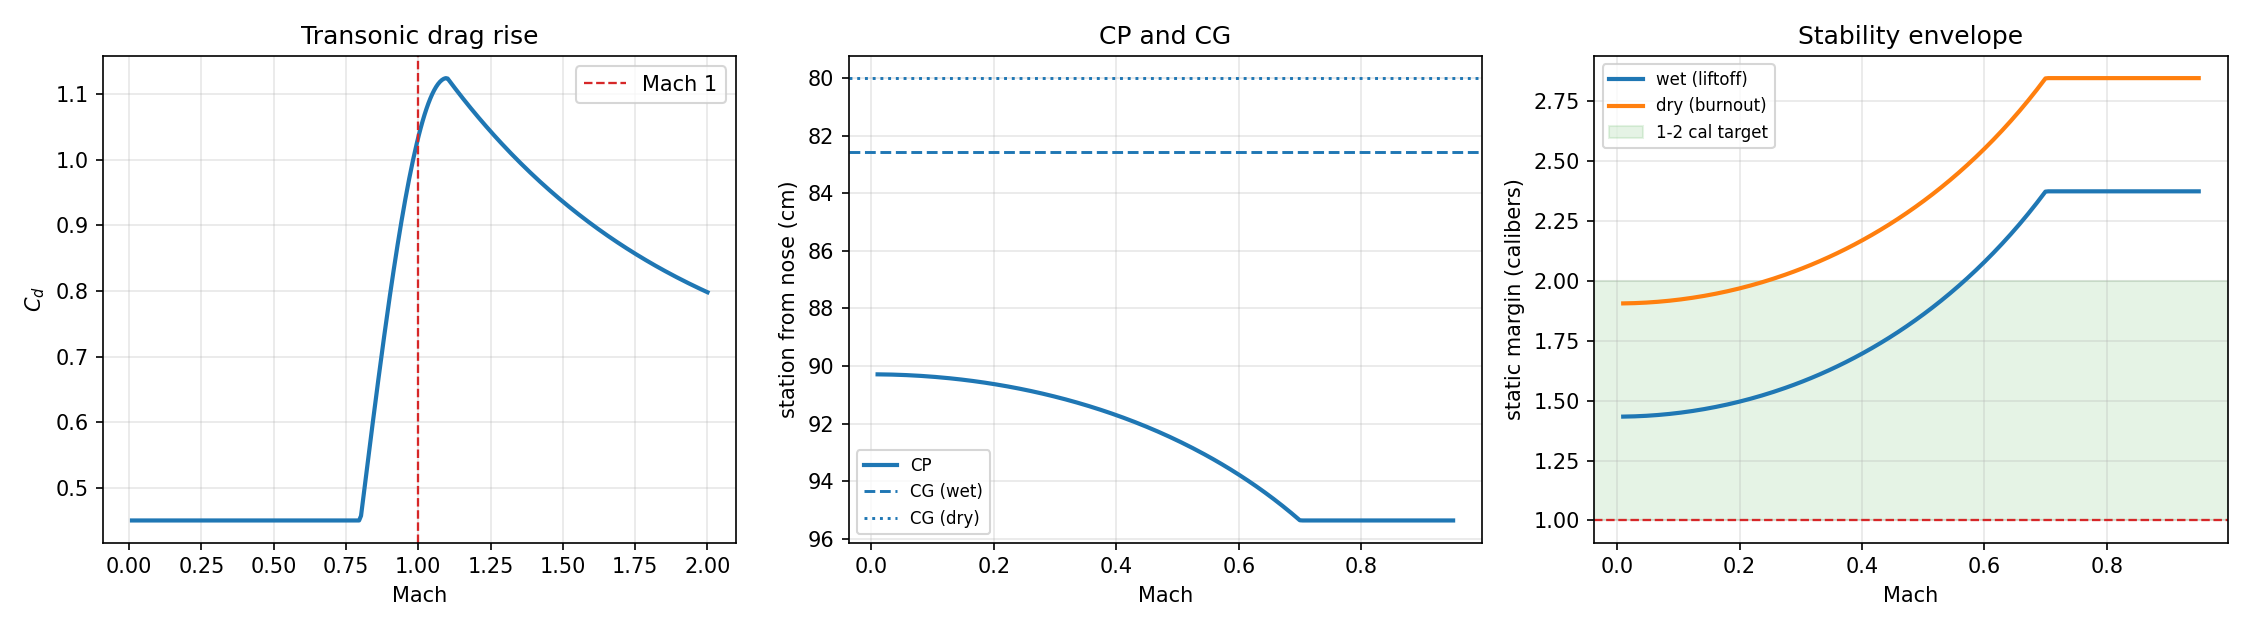

Write Python code to recreate this figure.
"""
Flight dynamics simulator - Step 5
Real aerodynamics. Barrowman normal-force coefficients from actual geometry,
Mach-dependent drag with a transonic rise, and a centre of pressure that
moves with flight condition.

In step 4, cn_alpha and cp_offset were numbers you typed in. That is fine
for demonstrating that stable rockets weathercock, and useless for
predicting whether YOUR rocket is stable. Here they are computed from nose
cone, body tube and fin dimensions.

WHAT CHANGES PHYSICALLY

  1. The centre of pressure moves. Barrowman gives CP as a function of
     geometry, and the fin contribution grows with Mach, so the CP shifts
     aft through the transonic region. A rocket can be stable at Mach 0.3
     and marginal at Mach 0.9.

  2. The CG moves too, because propellant burns off from the aft end. Most
     rockets are least stable right at liftoff and get more stable as they
     burn - the opposite of what people assume.

  3. Drag is no longer one number. Below Mach 0.8 it is roughly constant.
     Through the transonic region it can more than double as shock waves
     form on the body. That drag rise is why a marginal motor never reaches
     the altitude a constant-Cd model predicts.

THE BARROWMAN ASSUMPTIONS, stated honestly
  - small angle of attack (under about 10 degrees)
  - subsonic, though we extend it with a Mach correction
  - slender body, axisymmetric, thin fins
  Outside those, the numbers are indicative rather than trustworthy.

Run:  python step5_aero.py
"""

import numpy as np
import matplotlib.pyplot as plt

G0 = 9.80665
R_AIR = 287.05287


# ----------------------------------------------------------------------
# Atmosphere (from step 2)
# ----------------------------------------------------------------------

_LAYERS = [
    (0.0, 288.15, 101325.0, -0.0065), (11000.0, 216.65, 22632.06, 0.0),
    (20000.0, 216.65, 5474.889, 0.001), (32000.0, 228.65, 868.0187, 0.0028),
    (47000.0, 270.65, 110.9063, 0.0), (51000.0, 270.65, 66.93887, -0.0028),
    (71000.0, 214.65, 3.956420, -0.002), (84852.0, 186.946, 0.3734, 0.0),
]


def atmosphere(h):
    h = float(np.clip(h, 0.0, 86000.0))
    for i in range(len(_LAYERS) - 1, -1, -1):
        hb, tb, pb, lapse = _LAYERS[i]
        if h >= hb:
            break
    dh = h - hb
    if lapse == 0.0:
        t, p = tb, pb * np.exp(-G0 * dh / (R_AIR * tb))
    else:
        t = tb + lapse * dh
        p = pb * (t / tb) ** (-G0 / (lapse * R_AIR))
    rho = p / (R_AIR * t)
    return t, p, rho, np.sqrt(1.4 * R_AIR * t)


# ----------------------------------------------------------------------
# Geometry
# ----------------------------------------------------------------------
# All axial stations measured from the NOSE TIP, positive aft. This is the
# rocketry convention and it is worth matching, because every reference and
# every OpenRocket readout uses it. The body frame from step 4 has +z toward
# the nose, so converting between them flips sign - handled in one place.

class NoseCone:
    """Nose cone. `shape` is one of: conical, ogive, parabolic, vonkarman."""

    _CP_FRACTION = {          # CP station as a fraction of nose length
        "conical": 2.0 / 3.0,
        "ogive": 0.466,
        "parabolic": 0.5,
        "vonkarman": 0.5,
    }

    def __init__(self, length, base_diameter, shape="ogive"):
        self.length = length
        self.diameter = base_diameter
        self.shape = shape

    def cn_alpha(self):
        """
        Barrowman: every nose cone contributes exactly 2 per radian,
        regardless of shape. Shape only moves the CP, not the force.
        """
        return 2.0

    def cp_station(self):
        return self._CP_FRACTION[self.shape] * self.length


class BodyTube:
    """
    A cylindrical section.

    A pure cylinder contributes no normal force in Barrowman theory. Real
    body tubes do produce a little at angle of attack, which is why a long
    rocket is slightly less stable than Barrowman predicts, but the standard
    method ignores it and so do we.
    """

    def __init__(self, length, diameter, station):
        self.length = length
        self.diameter = diameter
        self.station = station          # forward end, from nose tip

    def cn_alpha(self):
        return 0.0

    def cp_station(self):
        return self.station + self.length / 2.0


class FinSet:
    """
    Trapezoidal fins. This is where nearly all the stability comes from.

    root   - root chord, at the body
    tip    - tip chord
    span   - one fin's exposed semi-span
    sweep  - axial distance from root leading edge to tip leading edge
    """

    def __init__(self, count, root, tip, span, sweep, body_radius, station):
        self.count = count
        self.root = root
        self.tip = tip
        self.span = span
        self.sweep = sweep
        self.body_radius = body_radius
        self.station = station          # root leading edge, from nose tip

        # Mid-chord sweep length, used in the Barrowman denominator.
        self.mid_chord = np.sqrt(
            span ** 2 + (sweep + tip / 2.0 - root / 2.0) ** 2)

    def cn_alpha(self, mach=0.0):
        """
        Barrowman fin normal-force slope, with body interference.

        The Prandtl-Glauert factor 1/sqrt(1-M^2) is applied below Mach 0.8.
        It diverges at Mach 1, which is a known limitation of the correction
        rather than real physics, so we cap it and hold it through the
        transonic region.
        """
        r, s = self.body_radius, self.span
        # Fin interference factor: the body carries some of the fin's load.
        kfb = 1.0 + r / (s + r)

        base = (4.0 * self.count * (s / (2 * r)) ** 2) / (
            1.0 + np.sqrt(1.0 + (2.0 * self.mid_chord / (self.root + self.tip)) ** 2))

        cn = kfb * base
        # Prandtl-Glauert compressibility correction, 1/sqrt(1-M^2).
        # It diverges at Mach 1 and is already unreliable well before that.
        # Capping at M 0.7 is the honest choice: past there this is a held
        # constant, not a prediction. An earlier version capped at M 0.8 and
        # produced a 1.67x boost that pushed the CP far enough aft to report
        # a 3.6-caliber margin at burnout - a modelling artifact that looked
        # like a real stability result.
        m_eff = min(abs(mach), 0.7)
        cn /= np.sqrt(1.0 - m_eff ** 2)
        return cn

    def cp_station(self):
        xr, ct, cr = self.sweep, self.tip, self.root
        term1 = xr * (cr + 2 * ct) / (3.0 * (cr + ct))
        term2 = (1.0 / 6.0) * (cr + ct - cr * ct / (cr + ct))
        return self.station + term1 + term2


# ----------------------------------------------------------------------
# Drag
# ----------------------------------------------------------------------

def drag_coefficient(mach, cd_subsonic=0.45):
    """
    Cd as a function of Mach.

    A simple but honest model of the transonic drag rise: flat below M 0.8,
    climbing steeply to a peak just above M 1, then falling slowly. Real
    rockets show a rise of roughly 2-3x through this region, and a model
    without it will overpredict apogee for anything that goes supersonic.

    This is a shape fit, not a first-principles calculation. It is the right
    level of fidelity for trajectory work and the wrong level for design.
    """
    m = abs(mach)
    if m < 0.8:
        return cd_subsonic

    # The two branches below are written so they MEET at Mach 1.1. An
    # earlier version had the rise end at 2.06x and the decay start at
    # 2.50x, leaving a visible step in the curve. A discontinuous force
    # model will make an adaptive integrator thrash and can inject
    # nonphysical transients, so continuity is worth checking - the plot
    # is what caught it.
    if m < 1.1:
        frac = (m - 0.8) / 0.3
        return cd_subsonic * (1.0 + 1.5 * np.sin(frac * np.pi / 2.0))

    # Supersonic decay from the 2.5x peak toward about 1.4x.
    return cd_subsonic * (1.4 + 1.1 * np.exp(-(m - 1.1) * 1.2))


# ----------------------------------------------------------------------
# Assembled rocket
# ----------------------------------------------------------------------

class Rocket:
    def __init__(self, components, dry_mass, dry_cg_station,
                 prop_mass=0.0, prop_cg_station=None, cd_subsonic=0.45):
        self.components = components
        self.dry_mass = dry_mass
        self.dry_cg_station = dry_cg_station
        self.prop_mass = prop_mass
        self.prop_cg_station = (prop_cg_station if prop_cg_station is not None
                                else dry_cg_station)
        self.cd_subsonic = cd_subsonic

        self.nose = next(c for c in components if isinstance(c, NoseCone))
        self.fins = next((c for c in components if isinstance(c, FinSet)), None)
        self.diameter = self.nose.diameter
        self.area = np.pi * (self.diameter / 2.0) ** 2

    # -- aerodynamics ---------------------------------------------------

    def cn_alpha(self, mach=0.0):
        total = 0.0
        for c in self.components:
            total += c.cn_alpha(mach) if isinstance(c, FinSet) else c.cn_alpha()
        return total

    def cp_station(self, mach=0.0):
        """Normal-force-weighted average of component CPs."""
        num = den = 0.0
        for c in self.components:
            cn = c.cn_alpha(mach) if isinstance(c, FinSet) else c.cn_alpha()
            num += cn * c.cp_station()
            den += cn
        return num / den if den > 1e-12 else self.nose.cp_station()

    def cd(self, mach):
        return drag_coefficient(mach, self.cd_subsonic)

    # -- mass properties ------------------------------------------------

    def mass(self, prop_fraction=1.0):
        return self.dry_mass + self.prop_mass * prop_fraction

    def cg_station(self, prop_fraction=1.0):
        """CG moves forward as aft-mounted propellant burns off."""
        mp = self.prop_mass * prop_fraction
        total = self.dry_mass + mp
        return (self.dry_mass * self.dry_cg_station
                + mp * self.prop_cg_station) / total

    # -- stability ------------------------------------------------------

    def static_margin(self, mach=0.0, prop_fraction=1.0):
        """Calibers between CG and CP. Positive is stable."""
        return (self.cp_station(mach) - self.cg_station(prop_fraction)) / self.diameter

    def report(self, mach=0.0):
        lines = [f"  {'component':<14} {'CN_alpha':>10} {'CP (cm)':>10}"]
        for c in self.components:
            cn = c.cn_alpha(mach) if isinstance(c, FinSet) else c.cn_alpha()
            lines.append(f"  {type(c).__name__:<14} {cn:>10.3f} "
                         f"{c.cp_station()*100:>10.2f}")
        lines.append(f"  {'TOTAL':<14} {self.cn_alpha(mach):>10.3f} "
                     f"{self.cp_station(mach)*100:>10.2f}")
        return "\n".join(lines)


def reference_rocket():
    """A 54 mm high-power airframe, dimensionally plausible."""
    d = 0.054
    nose = NoseCone(length=0.216, base_diameter=d, shape="ogive")
    tube = BodyTube(length=0.984, diameter=d, station=0.216)
    fins = FinSet(count=3, root=0.150, tip=0.070, span=0.055, sweep=0.080,
                  body_radius=d / 2, station=1.050)
    # CG at 0.80 m of a 1.20 m airframe: two thirds aft, which is where a
    # heavy motor and aft electronics actually put it. An earlier version
    # used 0.62 m and 75 mm fins, giving nearly 6 calibers of margin -
    # dimensionally possible and nothing anyone would fly. The 55 mm span
    # here is what the stability test drove it to.
    return Rocket(components=[nose, tube, fins],
                  dry_mass=0.550, dry_cg_station=0.800,
                  prop_mass=0.0625, prop_cg_station=1.050,
                  cd_subsonic=0.45)


# ======================================================================
# TESTS
# ======================================================================

def test_barrowman_known_values():
    """Check the pieces against values you can verify by hand."""
    print("TEST 1 - Barrowman components against hand calculations")
    rocket = reference_rocket()

    nose_cn = rocket.nose.cn_alpha()
    print(f"  nose CN_alpha        : {nose_cn:.4f}  (Barrowman says exactly 2.0)")
    assert abs(nose_cn - 2.0) < 1e-12

    tube_cn = next(c for c in rocket.components
                   if isinstance(c, BodyTube)).cn_alpha()
    print(f"  body tube CN_alpha   : {tube_cn:.4f}  (a cylinder contributes 0)")
    assert tube_cn == 0.0

    ogive_cp = rocket.nose.cp_station()
    print(f"  ogive CP             : {ogive_cp*100:.2f} cm  "
          f"(0.466 x {rocket.nose.length*100:.1f} cm)")
    assert abs(ogive_cp - 0.466 * rocket.nose.length) < 1e-12

    conical = NoseCone(0.216, 0.054, "conical")
    print(f"  conical CP           : {conical.cp_station()*100:.2f} cm  "
          f"(2/3 of length, further aft than an ogive)")
    assert conical.cp_station() > ogive_cp
    print("  PASS\n")


def test_cp_moves_with_mach():
    """The CP is not a constant. Fin effectiveness rises with Mach."""
    print("TEST 2 - centre of pressure moves with Mach")
    rocket = reference_rocket()
    print(f"  {'Mach':>6} {'CN_alpha':>10} {'CP (cm)':>10} {'margin (cal)':>14}")
    prev_cp = None
    for mach in [0.0, 0.2, 0.4, 0.6, 0.8, 1.0]:
        cp = rocket.cp_station(mach)
        print(f"  {mach:>6.2f} {rocket.cn_alpha(mach):>10.3f} {cp*100:>10.2f} "
              f"{rocket.static_margin(mach, 1.0):>14.3f}")
        if prev_cp is not None and mach <= 0.8:
            assert cp >= prev_cp - 1e-9, "CP should move aft as Mach rises"
        prev_cp = cp
    print("  CP shifts aft as fins become more effective, so the rocket gets")
    print("  MORE stable with speed. That is the subsonic behaviour.\n")


def test_cg_moves_with_burn():
    """Propellant burns from the aft end, so the CG moves forward."""
    print("TEST 3 - CG moves as propellant burns")
    rocket = reference_rocket()
    print(f"  {'prop left':>10} {'mass (g)':>10} {'CG (cm)':>10} "
          f"{'margin (cal)':>14}")
    m_start = rocket.static_margin(0.3, 1.0)
    m_end = rocket.static_margin(0.3, 0.0)
    for frac in [1.0, 0.75, 0.5, 0.25, 0.0]:
        print(f"  {frac*100:>9.0f}% {rocket.mass(frac)*1000:>10.1f} "
              f"{rocket.cg_station(frac)*100:>10.2f} "
              f"{rocket.static_margin(0.3, frac):>14.3f}")
    print(f"  margin at liftoff {m_start:.3f} cal -> burnout {m_end:.3f} cal")
    assert m_end > m_start, "burning aft propellant should move CG forward"
    print("  The rocket is LEAST stable at liftoff, which is the opposite of")
    print("  what most people assume, and why rail exit velocity matters.\n")


def test_transonic_drag_rise():
    """Drag is not one number."""
    print("TEST 4 - transonic drag rise")
    print(f"  {'Mach':>6} {'Cd':>8} {'x subsonic':>12}")
    base = drag_coefficient(0.3)
    peak = 0.0
    for mach in [0.3, 0.7, 0.85, 0.95, 1.05, 1.2, 1.5, 2.0]:
        cd = drag_coefficient(mach)
        peak = max(peak, cd)
        print(f"  {mach:>6.2f} {cd:>8.3f} {cd/base:>11.2f}x")
    assert peak > 2.0 * base, "transonic rise should be substantial"
    print("  A constant-Cd model will overpredict apogee for anything that")
    print("  goes near Mach 1. This is the single biggest error in naive sims.\n")


def test_stability_criterion():
    """Check the reference rocket against the 1-2 caliber rule of thumb."""
    print("TEST 5 - reference rocket stability across the flight envelope")
    rocket = reference_rocket()
    worst, best = 1e9, -1e9
    print(f"  {'condition':<28} {'margin (cal)':>14}")
    for label, mach, frac in [
        ("liftoff, wet, M 0.05", 0.05, 1.0),
        ("mid-burn, M 0.4", 0.4, 0.5),
        ("burnout, dry, M 0.85", 0.85, 0.0),
        ("coast, M 0.3", 0.3, 0.0),
    ]:
        m = rocket.static_margin(mach, frac)
        worst = min(worst, m)
        best = max(best, m)
        if m < 1.0:
            flag = "   <- marginal, under 1 cal"
        elif m > 3.0:
            flag = "   <- overstable, weathercocks badly"
        else:
            flag = ""
        print(f"  {label:<28} {m:>14.3f}{flag}")
    print(f"  envelope: {worst:.2f} to {best:.2f} calibers")

    # Both ends matter. An earlier version of this test only checked
    # `worst > 1.0`, which a 5.8-caliber rocket passes without complaint -
    # and 5.8 calibers is a rocket that turns hard into any crosswind and
    # throws away altitude. A one-sided assertion is barely an assertion.
    assert worst > 1.0, "under 1 caliber is marginal"
    assert best < 3.0, "over 3 calibers weathercocks and loses altitude"
    print("  Rule of thumb is 1-2 calibers, and this stays inside it across")
    print("  the whole envelope. Under 1 is marginal; over about 3 and the")
    print("  rocket turns hard into wind and throws away altitude.\n")


# ----------------------------------------------------------------------

def plot_all():
    rocket = reference_rocket()
    fig, axes = plt.subplots(1, 3, figsize=(15, 4.2))

    machs = np.linspace(0.01, 2.0, 300)

    axes[0].plot(machs, [drag_coefficient(m) for m in machs], lw=2)
    axes[0].axvline(1.0, ls="--", lw=1.1, color="tab:red", label="Mach 1")
    axes[0].set_xlabel("Mach")
    axes[0].set_ylabel("$C_d$")
    axes[0].set_title("Transonic drag rise")
    axes[0].legend()
    axes[0].grid(alpha=0.3)

    sub = np.linspace(0.01, 0.95, 200)
    axes[1].plot(sub, [rocket.cp_station(m) * 100 for m in sub], lw=2,
                 label="CP")
    for frac, style in [(1.0, "--"), (0.0, ":")]:
        axes[1].axhline(rocket.cg_station(frac) * 100, ls=style, lw=1.4,
                        label=f"CG ({'wet' if frac else 'dry'})")
    axes[1].set_xlabel("Mach")
    axes[1].set_ylabel("station from nose (cm)")
    axes[1].set_title("CP and CG")
    axes[1].legend(fontsize=8)
    axes[1].grid(alpha=0.3)
    axes[1].invert_yaxis()

    for frac, lbl in [(1.0, "wet (liftoff)"), (0.0, "dry (burnout)")]:
        axes[2].plot(sub, [rocket.static_margin(m, frac) for m in sub],
                     lw=2, label=lbl)
    axes[2].axhspan(1.0, 2.0, alpha=0.12, color="tab:green",
                    label="1-2 cal target")
    axes[2].axhline(1.0, ls="--", lw=1.1, color="tab:red")
    axes[2].set_xlabel("Mach")
    axes[2].set_ylabel("static margin (calibers)")
    axes[2].set_title("Stability envelope")
    axes[2].legend(fontsize=8)
    axes[2].grid(alpha=0.3)

    fig.tight_layout()
    fig.savefig("step5_aero.png", dpi=150)
    print("Saved step5_aero.png")


if __name__ == "__main__":
    rocket = reference_rocket()
    print("REFERENCE ROCKET - Barrowman breakdown at Mach 0.3")
    print(rocket.report(0.3))
    print(f"  CG wet {rocket.cg_station(1.0)*100:.2f} cm, "
          f"dry {rocket.cg_station(0.0)*100:.2f} cm")
    print(f"  static margin: {rocket.static_margin(0.3, 1.0):.2f} cal wet, "
          f"{rocket.static_margin(0.3, 0.0):.2f} cal dry\n")

    test_barrowman_known_values()
    test_cp_moves_with_mach()
    test_cg_moves_with_burn()
    test_transonic_drag_rise()
    test_stability_criterion()
    plot_all()
